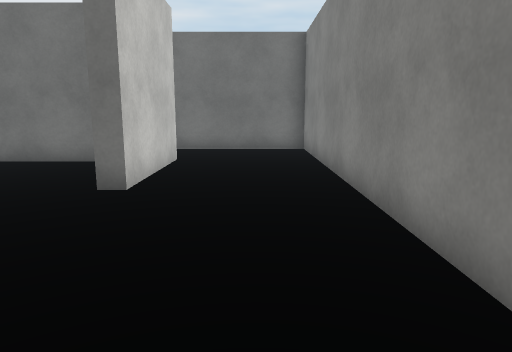
[1] (above)

19 first-person views from a walk through a Unity game level. The camera is 1.3 m above the floor, tilts 10° down and sees 70° across. The floor is counted in squares, 1 m on a side. Each view is taken from the middle of a square. On the plan, view 1 faces up. The plan holds only what a view shows up to about 15 squares ahead; the rest is blank. The player is left out. Surface patterns are stand-ins for the level's own textures.

[2]
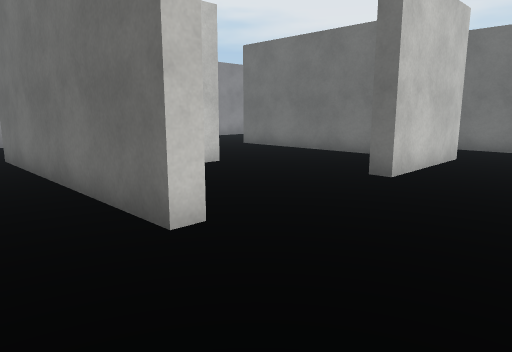

[3]
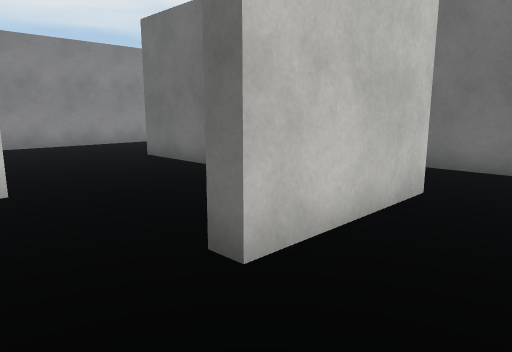

[4]
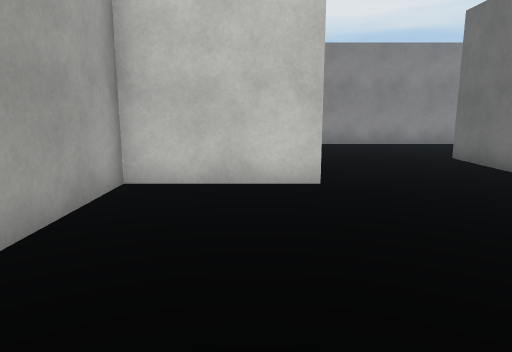

[5]
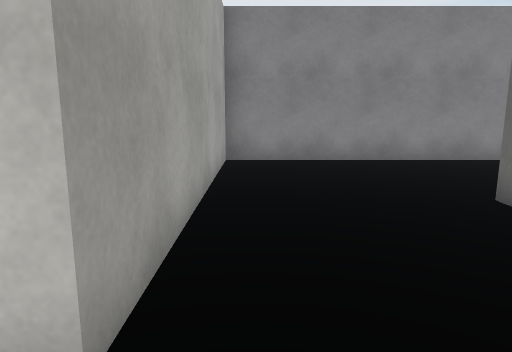

[6]
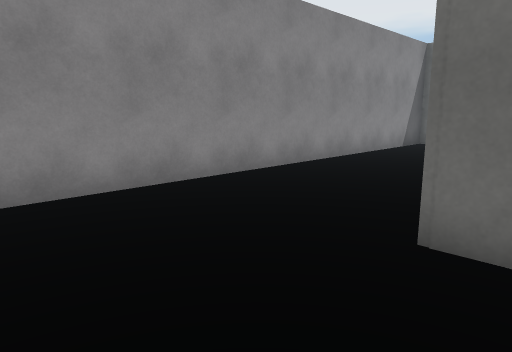

[7]
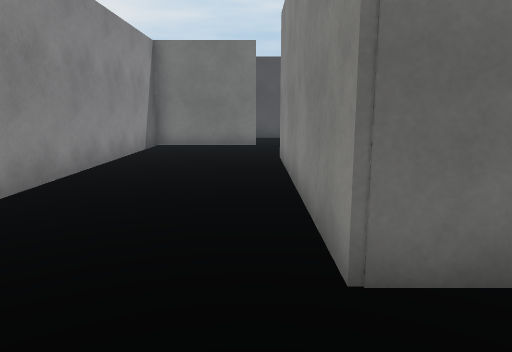

[8]
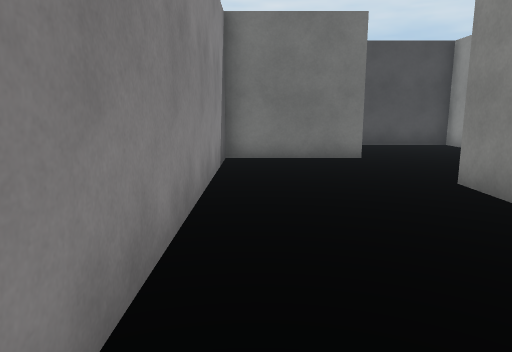

[9]
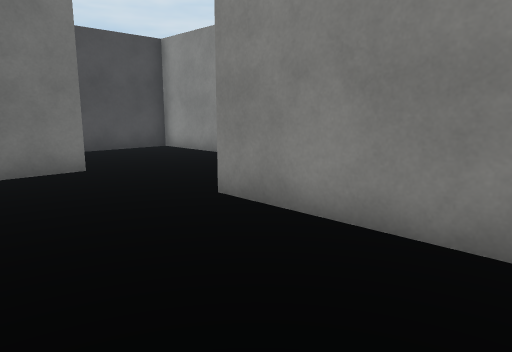

[10]
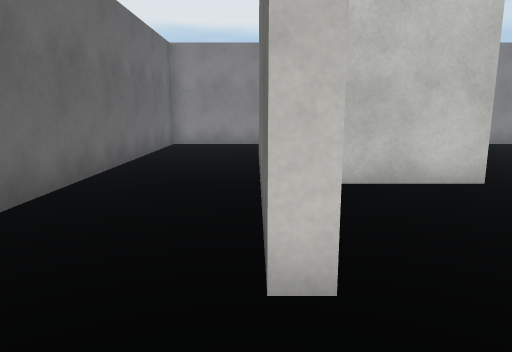

[11]
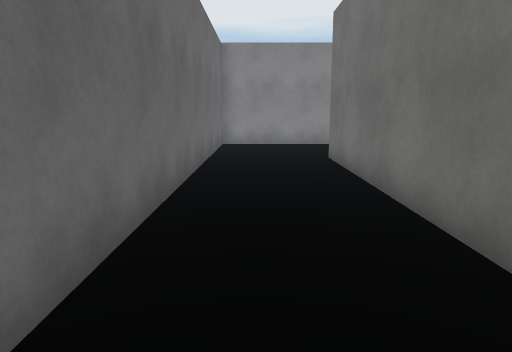

[12]
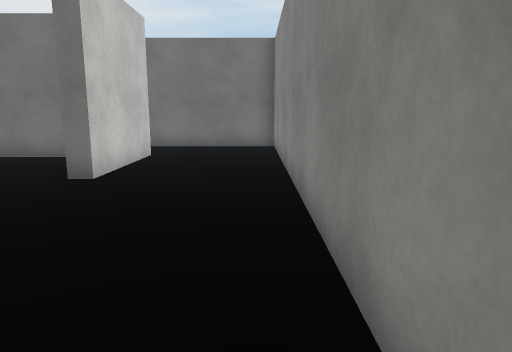

[13]
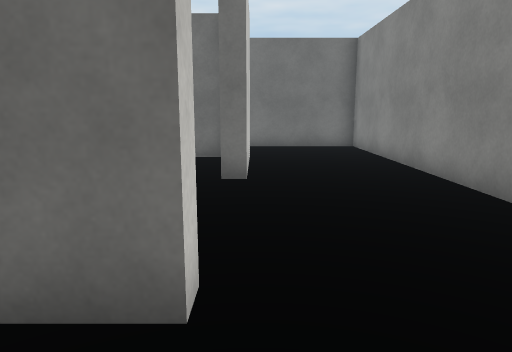

[14]
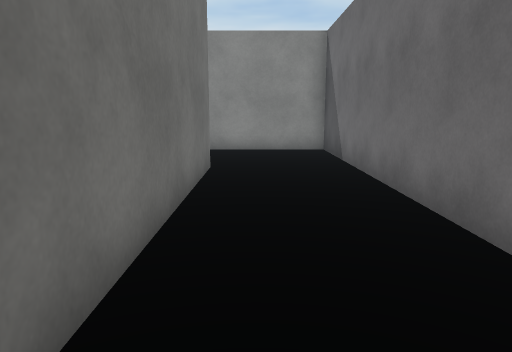

[15]
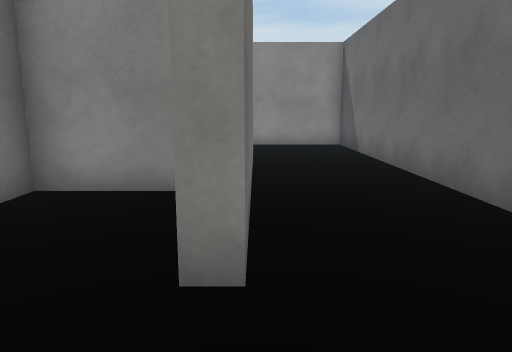

[16]
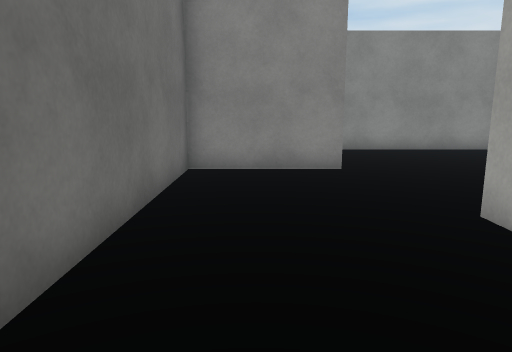

[17]
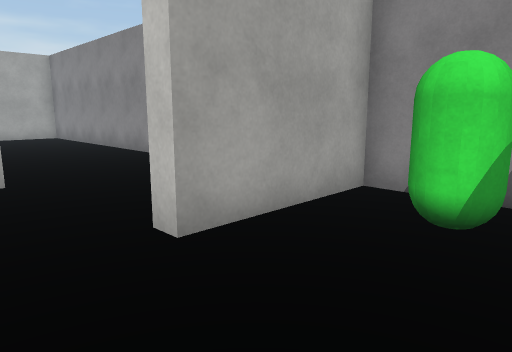

[18]
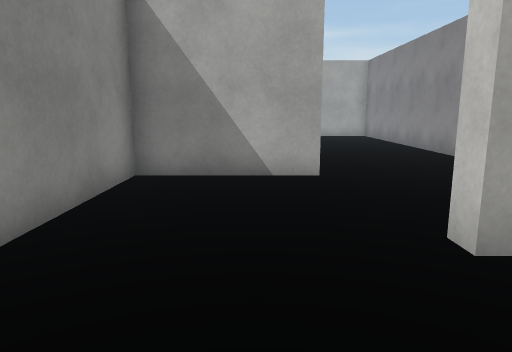

[19]
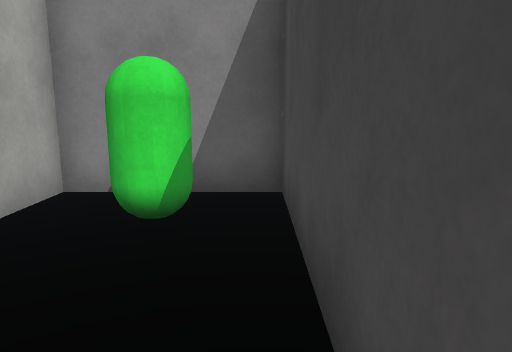

### Floor plan
Points are (right, up) in squares from view 1. A wall is a line through its corners. A room is listed if a view was taken in it or the views show most of it. See-through windows are left out.
Room 1 (views 1, 2, 3, 4, 5, 6, 7, 8, 9, 10, 11, 12, 16, 17, 18, 19)
walls: (-2.2, 10.1) (-2.2, 6) (-2.7, 6) (-2.7, 9.6) (-10.3, 9.6) (-10.3, 17.6) (-6.5, 17.6) (-6.5, 25.4) (-14.9, 25.4) (-14.9, 21.8) (-11, 21.8) (-11, 21.3) (-14.9, 21.3) (-14.9, 5.2) (-6.6, 5.2) (-6.6, 1.6) (-3.4, 1.6); (-2.4, 1.6) (-2.4, 1.1); (-1.5, -2.3) (1.7, -2.3) (1.7, 12.9) (-0.5, 12.9)
ways out: opening at (-2.5, -0.5) to room 2; opening at (-0.5, 11.5)
objects: green capsule (-14, 23) to (-13, 24)
Room 2 (views 13, 14, 15)
walls: (-7.1, 2.2) (-7.1, 4.7) (-7.9, 4.7); (-14.9, 2) (-14.9, -2.3) (-1.5, -2.3); (-2.4, 1.1) (-10.3, 1.1) (-10.3, 1.6)
ways out: opening at (-2.5, -0.5) to room 1

Positions as (right, up) in squares from view 1, and headings:
1: (0, 0), facing up
2: (1, -1), facing up-left
3: (0, 4), facing up-left
4: (0, 4), facing left
5: (-5, 6), facing left
6: (-9, 6), facing up-left
7: (-11, 7), facing up
8: (-14, 11), facing up
9: (-14, 13), facing up-right
10: (0, 1), facing left
11: (0, -1), facing left
12: (1, -1), facing up
13: (-2, -1), facing up
14: (-11, 0), facing right
15: (-13, 1), facing right
16: (-11, 8), facing right
17: (-9, 25), facing down-left
18: (-9, 25), facing down
19: (-9, 25), facing left
